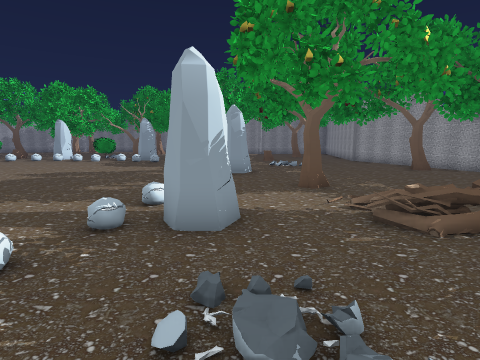
view 1 (above)

20 first-person views from a walk through a Unity game level. The camera is 1.3 m above the floor, tilts 8° down and sees 80° across. The floor is counted in squares, 1 m on a side. Each view is taken from the middle of a square. On the plan, view 1 faces up. The plan holds only what a view shows up to about 13 squares ahead; the rest is blank. The place goes on beyond the plan. The player is left out. Some animated figures are left out.

view 2
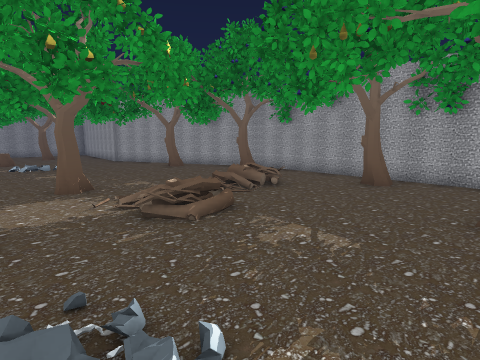

view 3
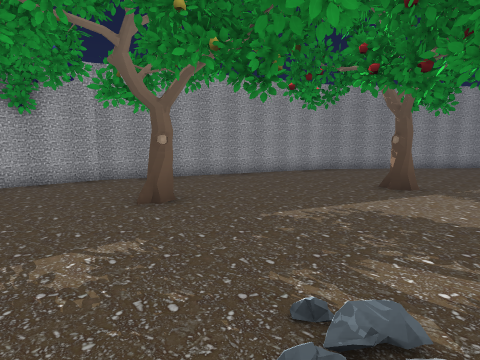

view 4
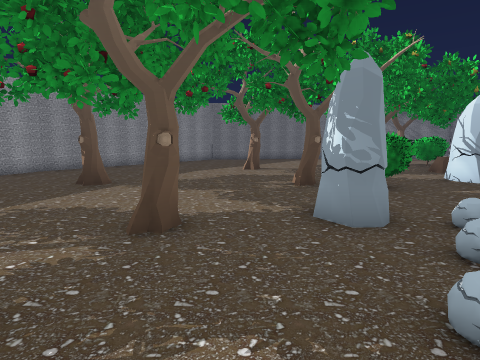

view 5
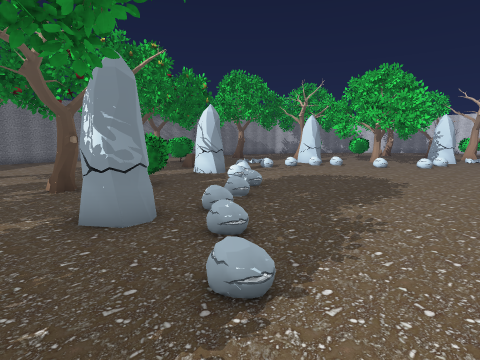

view 6
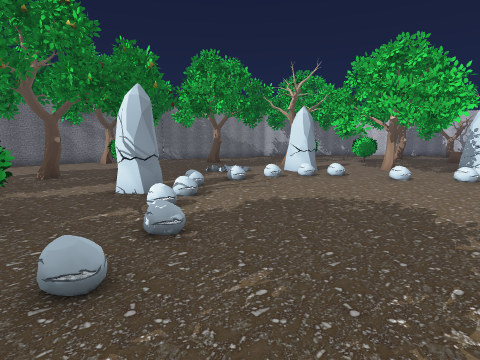

view 7
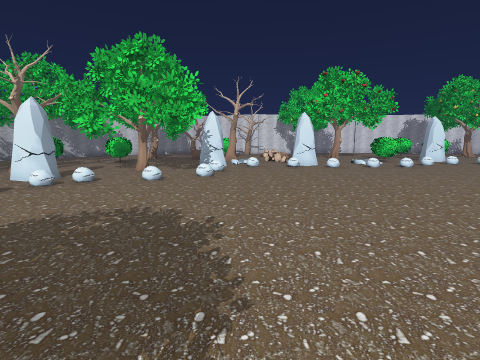

view 8
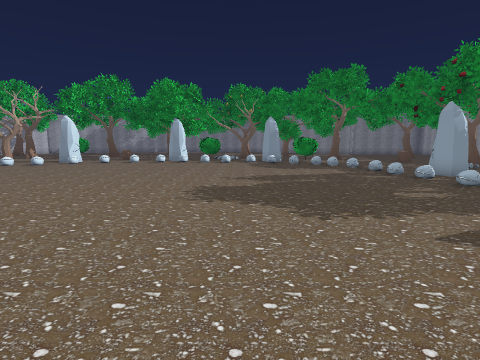

view 9
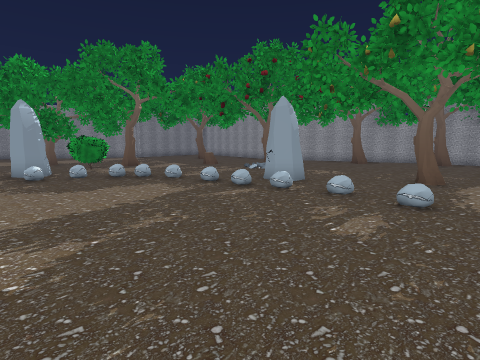

view 10
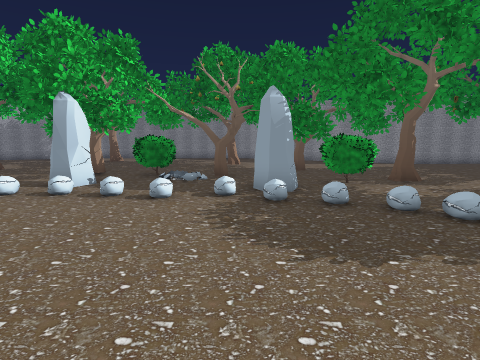

view 11
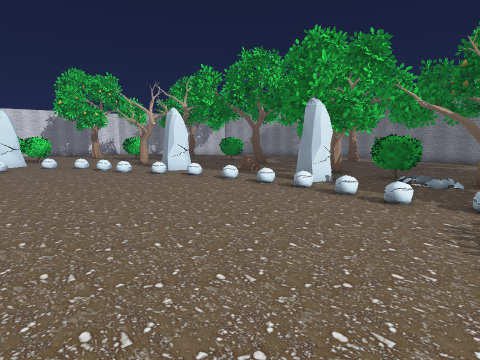

view 12
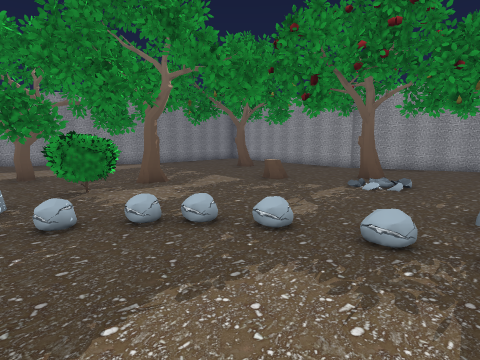

view 13
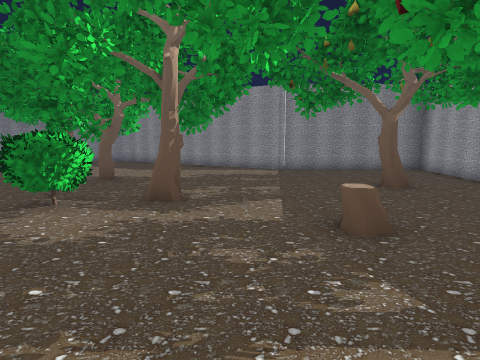

view 14
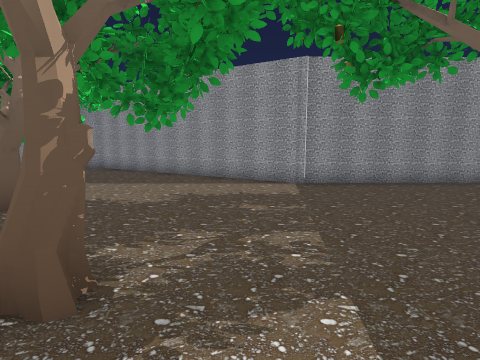

view 15
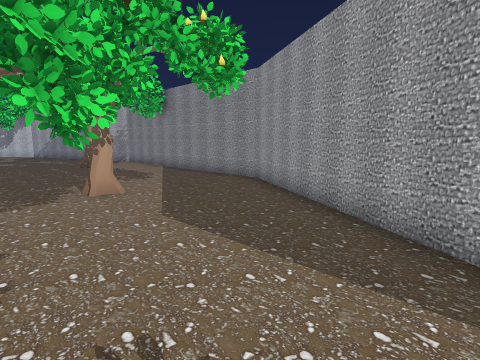

view 16
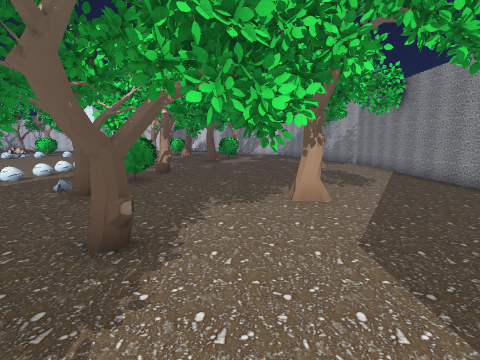

view 17
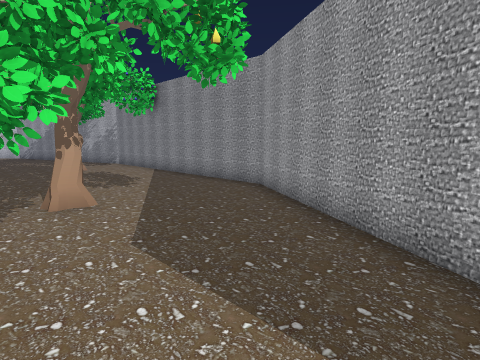

view 18
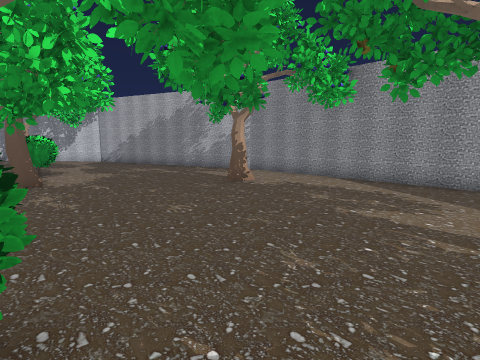

view 19
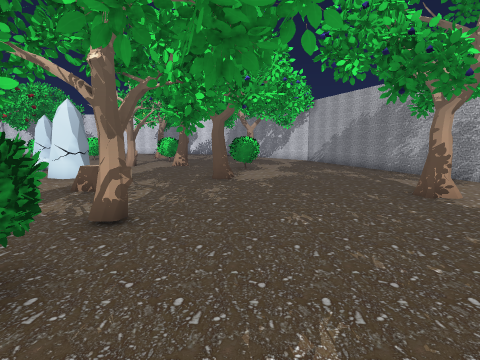

view 20
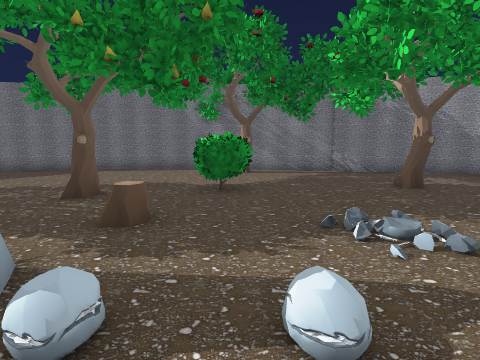

### Floor plan
Key: @ floor where view 1 was taken; # wall or solid block; . main floor; : floor 0.25 m higher than the main floor; / step, stairs or slope; = window, fence, low wall or low ledge; O other object.
Columns run from 21 left of view 1 to 11 right of it. Each row starts with its distance up from view 1.
 31  #################
 30 ##...............##
 29 ......O...........###
 28 ......O.............###
 27 .............OO.......########
 26 ..............OOOO...........#
 25 OO.............OOO...........#
 24 OO.O.......O....OO.OO........#
 23  ..O..OOO..O.....O.OO........#
 22 .......OOOOOO.OOOO.O.....O...
 21 ..........OOOO..OO.O........
 20 .....OO..OO.....OOOOO......
 19     .....O.....O.OO........
 18   OO././////...O.......O....
 17   ..///.........O........... #
 16  ........................O...#
 15 :......................//....##
 14 .......................//.....#
 13 .................../.........O##
 12 .................../OO.......O.#
 11  ................../.O.........
 10  ..............................
  9  .............................OO
  8  ......................O......  #
  7  ...........................O...#
  6  ....................../  ../..##
  5  ...................OO../.../..#
  4  ..................OOO.//......#
  3  ............................OO#
  2  ..............................#
  1  ..............................#
  0 O.O..................@....OO...#
 -1 O..OOO...........O..O..........#
 -2 OO..O............OO...........##
 -3 OOO...........................#
 -4  ..O.O......O..O ............##
 -5  .OOO.//......OO O.....#.....#
 -6   ..OO.....OO.. .O.....=....##
 -7     ........O.. ............#
 -8   O...//...O... ............#
 -9     .......O... ...........##
-10     ........OO. ..........##
-11    ......OO..O.....   ...##
-12   ..O....OO........   ..##
-13  .................     .#
-14 ...................    ##
-15 ###......O ........
-16   ######.O .......##
-17        ############

Positions as (right, up) in squares from view 1, and headings:
1: (0, 0), facing up
2: (0, 0), facing up-right
3: (0, 3), facing down-right
4: (-2, 3), facing down
5: (-2, 3), facing down-left
6: (-6, 1), facing down-left
7: (-7, 1), facing left
8: (-8, 1), facing up
9: (-8, 6), facing up-right
10: (-7, 11), facing up
11: (-7, 11), facing up-left
12: (-6, 12), facing up-right
13: (0, 14), facing up
14: (0, 18), facing up
15: (0, 24), facing up-left
16: (-1, 25), facing left
17: (-1, 25), facing up-left
18: (-8, 22), facing up-left
19: (-8, 24), facing left
20: (-12, -4), facing down
